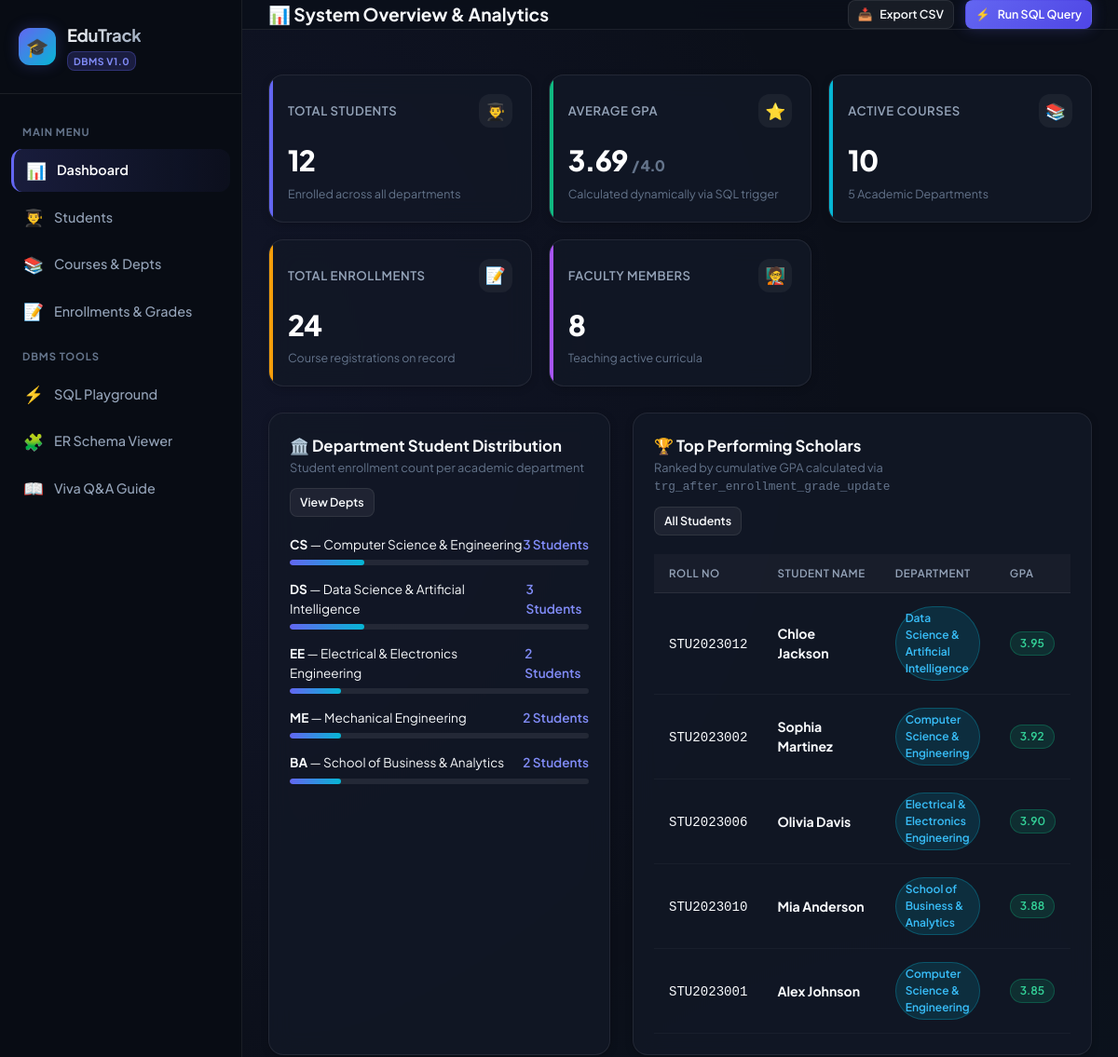
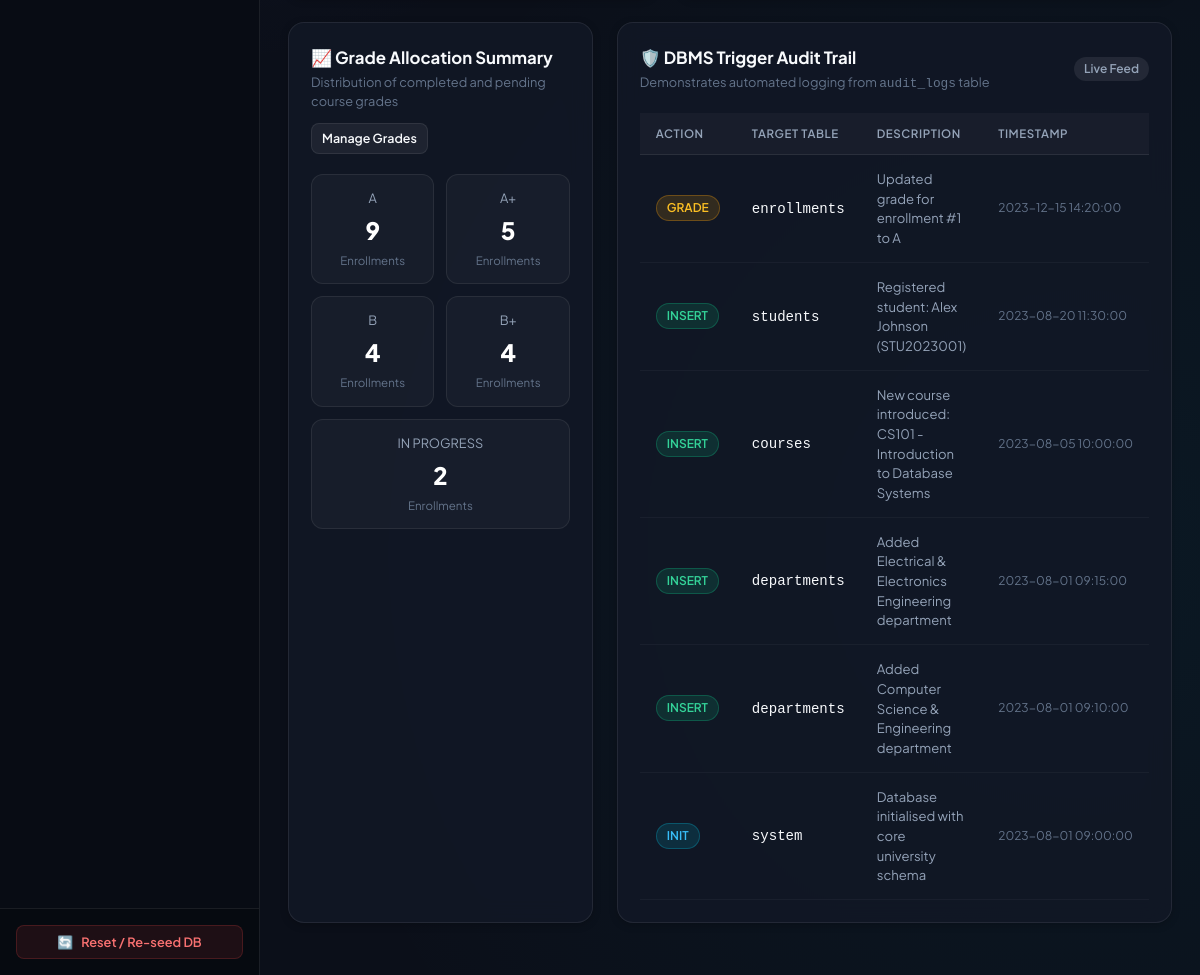
The page / on the database its author committed (2 pictures, top to bottom).
### tables this page shows
CREATE TABLE departments (
    dept_id INTEGER PRIMARY KEY AUTOINCREMENT,
    dept_code VARCHAR(10) UNIQUE NOT NULL,
    dept_name VARCHAR(100) NOT NULL,
    building VARCHAR(50),
    budget DECIMAL(12, 2) DEFAULT 0.00,
    created_at TIMESTAMP DEFAULT CURRENT_TIMESTAMP
);

CREATE TABLE students (
    student_id INTEGER PRIMARY KEY AUTOINCREMENT,
    roll_number VARCHAR(20) UNIQUE NOT NULL,
    first_name VARCHAR(50) NOT NULL,
    last_name VARCHAR(50) NOT NULL,
    email VARCHAR(100) UNIQUE NOT NULL,
    phone VARCHAR(20),
    dob DATE,
    gender VARCHAR(10) CHECK(gender IN ('Male', 'Female', 'Other')),
    enrollment_date DATE DEFAULT (DATE('now')),
    gpa DECIMAL(3, 2) DEFAULT 0.00 CHECK(gpa >= 0.00 AND gpa <= 4.00),
    dept_id INTEGER NOT NULL,
    status VARCHAR(20) DEFAULT 'Active' CHECK(status IN ('Active', 'Suspended', 'Graduated', 'Withdrawn')),
    FOREIGN KEY (dept_id) REFERENCES departments(dept_id) ON DELETE RESTRICT ON UPDATE CASCADE
);

CREATE TABLE audit_logs (
    log_id INTEGER PRIMARY KEY AUTOINCREMENT,
    table_name VARCHAR(50) NOT NULL,
    action_type VARCHAR(20) NOT NULL,
    record_id INTEGER,
    description TEXT,
    logged_at TIMESTAMP DEFAULT CURRENT_TIMESTAMP
);

### app.py (the view)
@app.route('/')
def dashboard():
    stats = db.get_dashboard_stats()
    return render_template('index.html', stats=stats)

### database.py (called while the page is built)
def get_db_connection():
    conn = sqlite3.connect(DB_PATH)
    conn.row_factory = sqlite3.Row
    conn.execute("PRAGMA foreign_keys = ON;")
    return conn

### templates/index.html
{% extends 'base.html' %}
{% block page_title %}
<span>📊 System Overview & Analytics</span>
{% endblock %}
{% block content %}
<div class="kpi-grid">
    <div class="kpi-card">
        <div class="kpi-header">
            <span class="kpi-title">Total Students</span>
            <div class="kpi-icon-badge">👨‍🎓</div>
        </div>
        <div class="kpi-value">{{ stats.total_students }}</div>
        <div class="kpi-subtitle">Enrolled across all departments</div>
    </div>
    <div class="kpi-card success">
        <div class="kpi-header">
            <span class="kpi-title">Average GPA</span>
            <div class="kpi-icon-badge">⭐</div>
        </div>
        <div class="kpi-value">{{ "%.2f"|format(stats.avg_gpa) }} <span style="font-size:1rem;color:var(--text-muted);">/ 4.0</span></div>
        <div class="kpi-subtitle">Calculated dynamically via SQL trigger</div>
    </div>
    <div class="kpi-card info">
        <div class="kpi-header">
            <span class="kpi-title">Active Courses</span>
            <div class="kpi-icon-badge">📚</div>
        </div>
        <div class="kpi-value">{{ stats.total_courses }}</div>
        <div class="kpi-subtitle">{{ stats.total_departments }} Academic Departments</div>
    </div>
    <div class="kpi-card warning">
        <div class="kpi-header">
            <span class="kpi-title">Total Enrollments</span>
            <div class="kpi-icon-badge">📝</div>
        </div>
        <div class="kpi-value">{{ stats.total_enrollments }}</div>
        <div class="kpi-subtitle">Course registrations on record</div>
    </div>
    <div class="kpi-card purple">
        <div class="kpi-header">
            <span class="kpi-title">Faculty Members</span>
            <div class="kpi-icon-badge">🧑‍🏫</div>
        </div>
        <div class="kpi-value">{{ stats.total_instructors }}</div>
        <div class="kpi-subtitle">Teaching active curricula</div>
    </div>
</div>
<div class="grid-2">
    <div class="card-panel">
        <div class="panel-header">
            <div>
                <h3 class="panel-title">🏛️ Department Student Distribution</h3>
                <p class="panel-subtitle">Student enrollment count per academic department</p>
            </div>
            <a href="{{ url_for('courses_page') }}" class="btn btn-secondary btn-sm">View Depts</a>
        </div>
        <div style="display: flex; flex-direction: column; gap: 16px;">
            {% for dept in stats.dept_distribution %}
            <div>
                <div style="display: flex; justify-content: space-between; font-size: 0.85rem; margin-bottom: 6px;">
                    <span><strong>{{ dept.dept_code }}</strong> — {{ dept.dept_name }}</span>
                    <span style="color: var(--primary-light); font-weight: 600;">{{ dept.student_count }} Students</span>
                </div>
                <div class="progress-bar-bg">
                    <div class="progress-bar-fill" style="width: {{ (dept.student_count / (stats.total_students if stats.total_students > 0 else 1) * 100)|round }}%;"></div>
                </div>
            </div>
            {% endfor %}
        </div>
    </div>
    <div class="card-panel">
        <div class="panel-header">
            <div>
                <h3 class="panel-title">🏆 Top Performing Scholars</h3>
                <p class="panel-subtitle">Ranked by cumulative GPA calculated via <code>trg_after_enrollment_grade_update</code></p>
            </div>
            <a href="{{ url_for('students_page') }}" class="btn btn-secondary btn-sm">All Students</a>
        </div>
        <div class="table-responsive">
            <table class="custom-table">
                <thead>
                    <tr>
                        <th>Roll No</th>
                        <th>Student Name</th>
                        <th>Department</th>
                        <th>GPA</th>
                    </tr>
                </thead>
                <tbody>
                    {% for s in stats.top_students %}
                    <tr>
                        <td><code>{{ s.roll_number }}</code></td>
                        <td><strong>{{ s.name }}</strong></td>
                        <td><span class="badge badge-info">{{ s.dept_name }}</span></td>
                        <td><span class="badge badge-success">{{ "%.2f"|format(s.gpa) }}</span></td>
                    </tr>
                    {% endfor %}
                </tbody>
            </table>
        </div>
    </div>
</div>
<div class="grid-2">
    <div class="card-panel">
        <div class="panel-header">
            <div>
                <h3 class="panel-title">📈 Grade Allocation Summary</h3>
                <p class="panel-subtitle">Distribution of completed and pending course grades</p>
            </div>
            <a href="{{ url_for('enrollments_page') }}" class="btn btn-secondary btn-sm">Manage Grades</a>
        </div>
        <div style="display: flex; flex-wrap: wrap; gap: 12px; margin-top: 10px;">
            {% for g in stats.grade_distribution %}
            <div style="flex: 1 1 120px; background: rgba(255, 255, 255, 0.03); border: 1px solid var(--border-color); border-radius: var(--radius-md); padding: 14px; text-align: center;">
                <div style="font-size: 0.8rem; color: var(--text-secondary); text-transform: uppercase;">{{ g.grade }}</div>
                <div style="font-size: 1.5rem; font-weight: 800; color: #FFF; margin: 4px 0;">{{ g.count }}</div>
                <div style="font-size: 0.72rem; color: var(--text-muted);">Enrollments</div>
            </div>
            {% endfor %}
        </div>
    </div>
    <div class="card-panel">
        <div class="panel-header">
            <div>
                <h3 class="panel-title">🛡️ DBMS Trigger Audit Trail</h3>
                <p class="panel-subtitle">Demonstrates automated logging from <code>audit_logs</code> table</p>
            </div>
            <span class="badge badge-neutral">Live Feed</span>
        </div>
        <div class="table-responsive">
            <table class="custom-table">
                <thead>
                    <tr>
                        <th>Action</th>
                        <th>Target Table</th>
                        <th>Description</th>
                        <th>Timestamp</th>
                    </tr>
                </thead>
                <tbody>
                    {% for log in stats.recent_logs %}
                    <tr>
                        <td>
                            {% if log.action_type == 'INSERT' %}
                                <span class="badge badge-success">INSERT</span>
                            {% elif log.action_type == 'UPDATE_GRADE' %}
                                <span class="badge badge-warning">GRADE</span>
                            {% else %}
                                <span class="badge badge-info">{{ log.action_type }}</span>
                            {% endif %}
                        </td>
                        <td><code>{{ log.table_name }}</code></td>
                        <td style="font-size: 0.82rem; color: var(--text-secondary);">{{ log.description }}</td>
                        <td style="font-size: 0.75rem; color: var(--text-muted); white-space: nowrap;">{{ log.logged_at }}</td>
                    </tr>
                    {% endfor %}
                </tbody>
            </table>
        </div>
    </div>
</div>
{% endblock %}

### templates/base.html (shortened to what this page needs)
<!DOCTYPE html>
<html lang="en">
<head>
    <link rel="stylesheet" href="{{ url_for('static', filename='css/style.css') }}">
</head>
<body>
    <div class="app-container">
        <aside class="sidebar">
            <div class="brand-header">
                <div class="brand-icon">🎓</div>
                <div class="brand-text">
                    <h1>EduTrack</h1>
                    <span class="brand-badge">DBMS v1.0</span>
                </div>
            </div>
            <ul class="nav-links">
                <li class="nav-category">Main Menu</li>
                <li class="nav-item {% if request.path == '/' %}active{% endif %}">
                    <a href="{{ url_for('dashboard') }}">
                        <span class="nav-icon">📊</span>
                        <span>Dashboard</span>
                    </a>
                </li>
                <li class="nav-item {% if request.path == '/students' %}active{% endif %}">
                    <a href="{{ url_for('students_page') }}">
                        <span class="nav-icon">👨‍🎓</span>
                        <span>Students</span>
                    </a>
                </li>
                <li class="nav-item {% if request.path == '/courses' %}active{% endif %}">
                    <a href="{{ url_for('courses_page') }}">
                        <span class="nav-icon">📚</span>
                        <span>Courses & Depts</span>
                    </a>
                </li>
                <li class="nav-item {% if request.path == '/enrollments' %}active{% endif %}">
                    <a href="{{ url_for('enrollments_page') }}">
                        <span class="nav-icon">📝</span>
                        <span>Enrollments & Grades</span>
                    </a>
                </li>
                <li class="nav-category">DBMS Tools</li>
                <li class="nav-item {% if request.path == '/sql-console' %}active{% endif %}">
                    <a href="{{ url_for('sql_console') }}">
                        <span class="nav-icon">⚡</span>
                        <span>SQL Playground</span>
                    </a>
                </li>
                <li class="nav-item {% if request.path == '/schema-viewer' %}active{% endif %}">
                    <a href="{{ url_for('schema_viewer') }}">
                        <span class="nav-icon">🧩</span>
                        <span>ER Schema Viewer</span>
                    </a>
                </li>
                <li class="nav-item {% if request.path == '/viva-guide' %}active{% endif %}">
                    <a href="{{ url_for('viva_guide_page') }}">
                        <span class="nav-icon">📖</span>
                        <span>Viva Q&A Guide</span>
                    </a>
                </li>
            </ul>
            <div class="sidebar-footer">
                <button type="button" class="quick-db-reset-btn" onclick="resetDatabase()">
                    <span>🔄</span> Reset / Re-seed DB
                </button>
            </div>
        </aside>
        <main class="main-wrapper">
            <header class="top-navbar">
                <div class="page-title">
                    {% block page_title %}<span>Dashboard</span>{% endblock %}
                </div>
                <div class="nav-actions">
                    <a href="{{ url_for('export_students_csv') }}" class="btn btn-secondary btn-sm" title="Export Students to CSV">
                        <span>📥</span> Export CSV
                    </a>
                    <a href="{{ url_for('sql_console') }}" class="btn btn-primary btn-sm">
                        <span>⚡</span> Run SQL Query
                    </a>
                </div>
            </header>
            <div class="content-body">
                {% block content %}{% endblock %}
            </div>
        </main>
    </div>
</body>
</html>

### rows shown on the page
departments: dept_code "CS", dept_name "Computer Science & Engineering", student_count "3"
departments: dept_code "DS", dept_name "Data Science & Artificial Intelligence", student_count "3"
departments: dept_code "EE", dept_name "Electrical & Electronics Engineering", student_count "2"
departments: dept_code "ME", dept_name "Mechanical Engineering", student_count "2"
departments: dept_code "BA", dept_name "School of Business & Analytics", student_count "2"
students: roll_number "STU2023012", name "Chloe Jackson", dept_name "Data Science & Artificial Intelligence", gpa "3.95"
students: roll_number "STU2023002", name "Sophia Martinez", dept_name "Computer Science & Engineering", gpa "3.92"
students: roll_number "STU2023006", name "Olivia Davis", dept_name "Electrical & Electronics Engineering", gpa "3.90"
students: roll_number "STU2023010", name "Mia Anderson", dept_name "School of Business & Analytics", gpa "3.88"
students: roll_number "STU2023001", name "Alex Johnson", dept_name "Computer Science & Engineering", gpa "3.85"
audit_logs: action_type "GRADE", table_name "enrollments", description "Updated grade for enrollment #1 to A", logged_at "2023-12-15 14:20:00"
audit_logs: action_type "INSERT", table_name "students", description "Registered student: Alex Johnson (STU2023001)", logged_at "2023-08-20 11:30:00"
audit_logs: action_type "INSERT", table_name "courses", description "New course introduced: CS101 - Introduction to Database Systems", logged_at "2023-08-05 10:00:00"
audit_logs: action_type "INSERT", table_name "departments", description "Added Electrical & Electronics Engineering department", logged_at "2023-08-01 09:15:00"
audit_logs: action_type "INSERT", table_name "departments", description "Added Computer Science & Engineering department", logged_at "2023-08-01 09:10:00"
audit_logs: action_type "INIT", table_name "system", description "Database initialised with core university schema", logged_at "2023-08-01 09:00:00"

### other values the page prints
{{ stats.total_students }} "12"
{{ "%.2f"|format(stats.avg_gpa) }} "3.69"
{{ stats.total_courses }} "10"
{{ stats.total_departments }} "5"
{{ stats.total_enrollments }} "24"
{{ stats.total_instructors }} "8"
{{ g.grade }} "A" "A+" "B" "B+" "IN PROGRESS"
{{ g.count }} "9" "5" "4" "4" "2"
